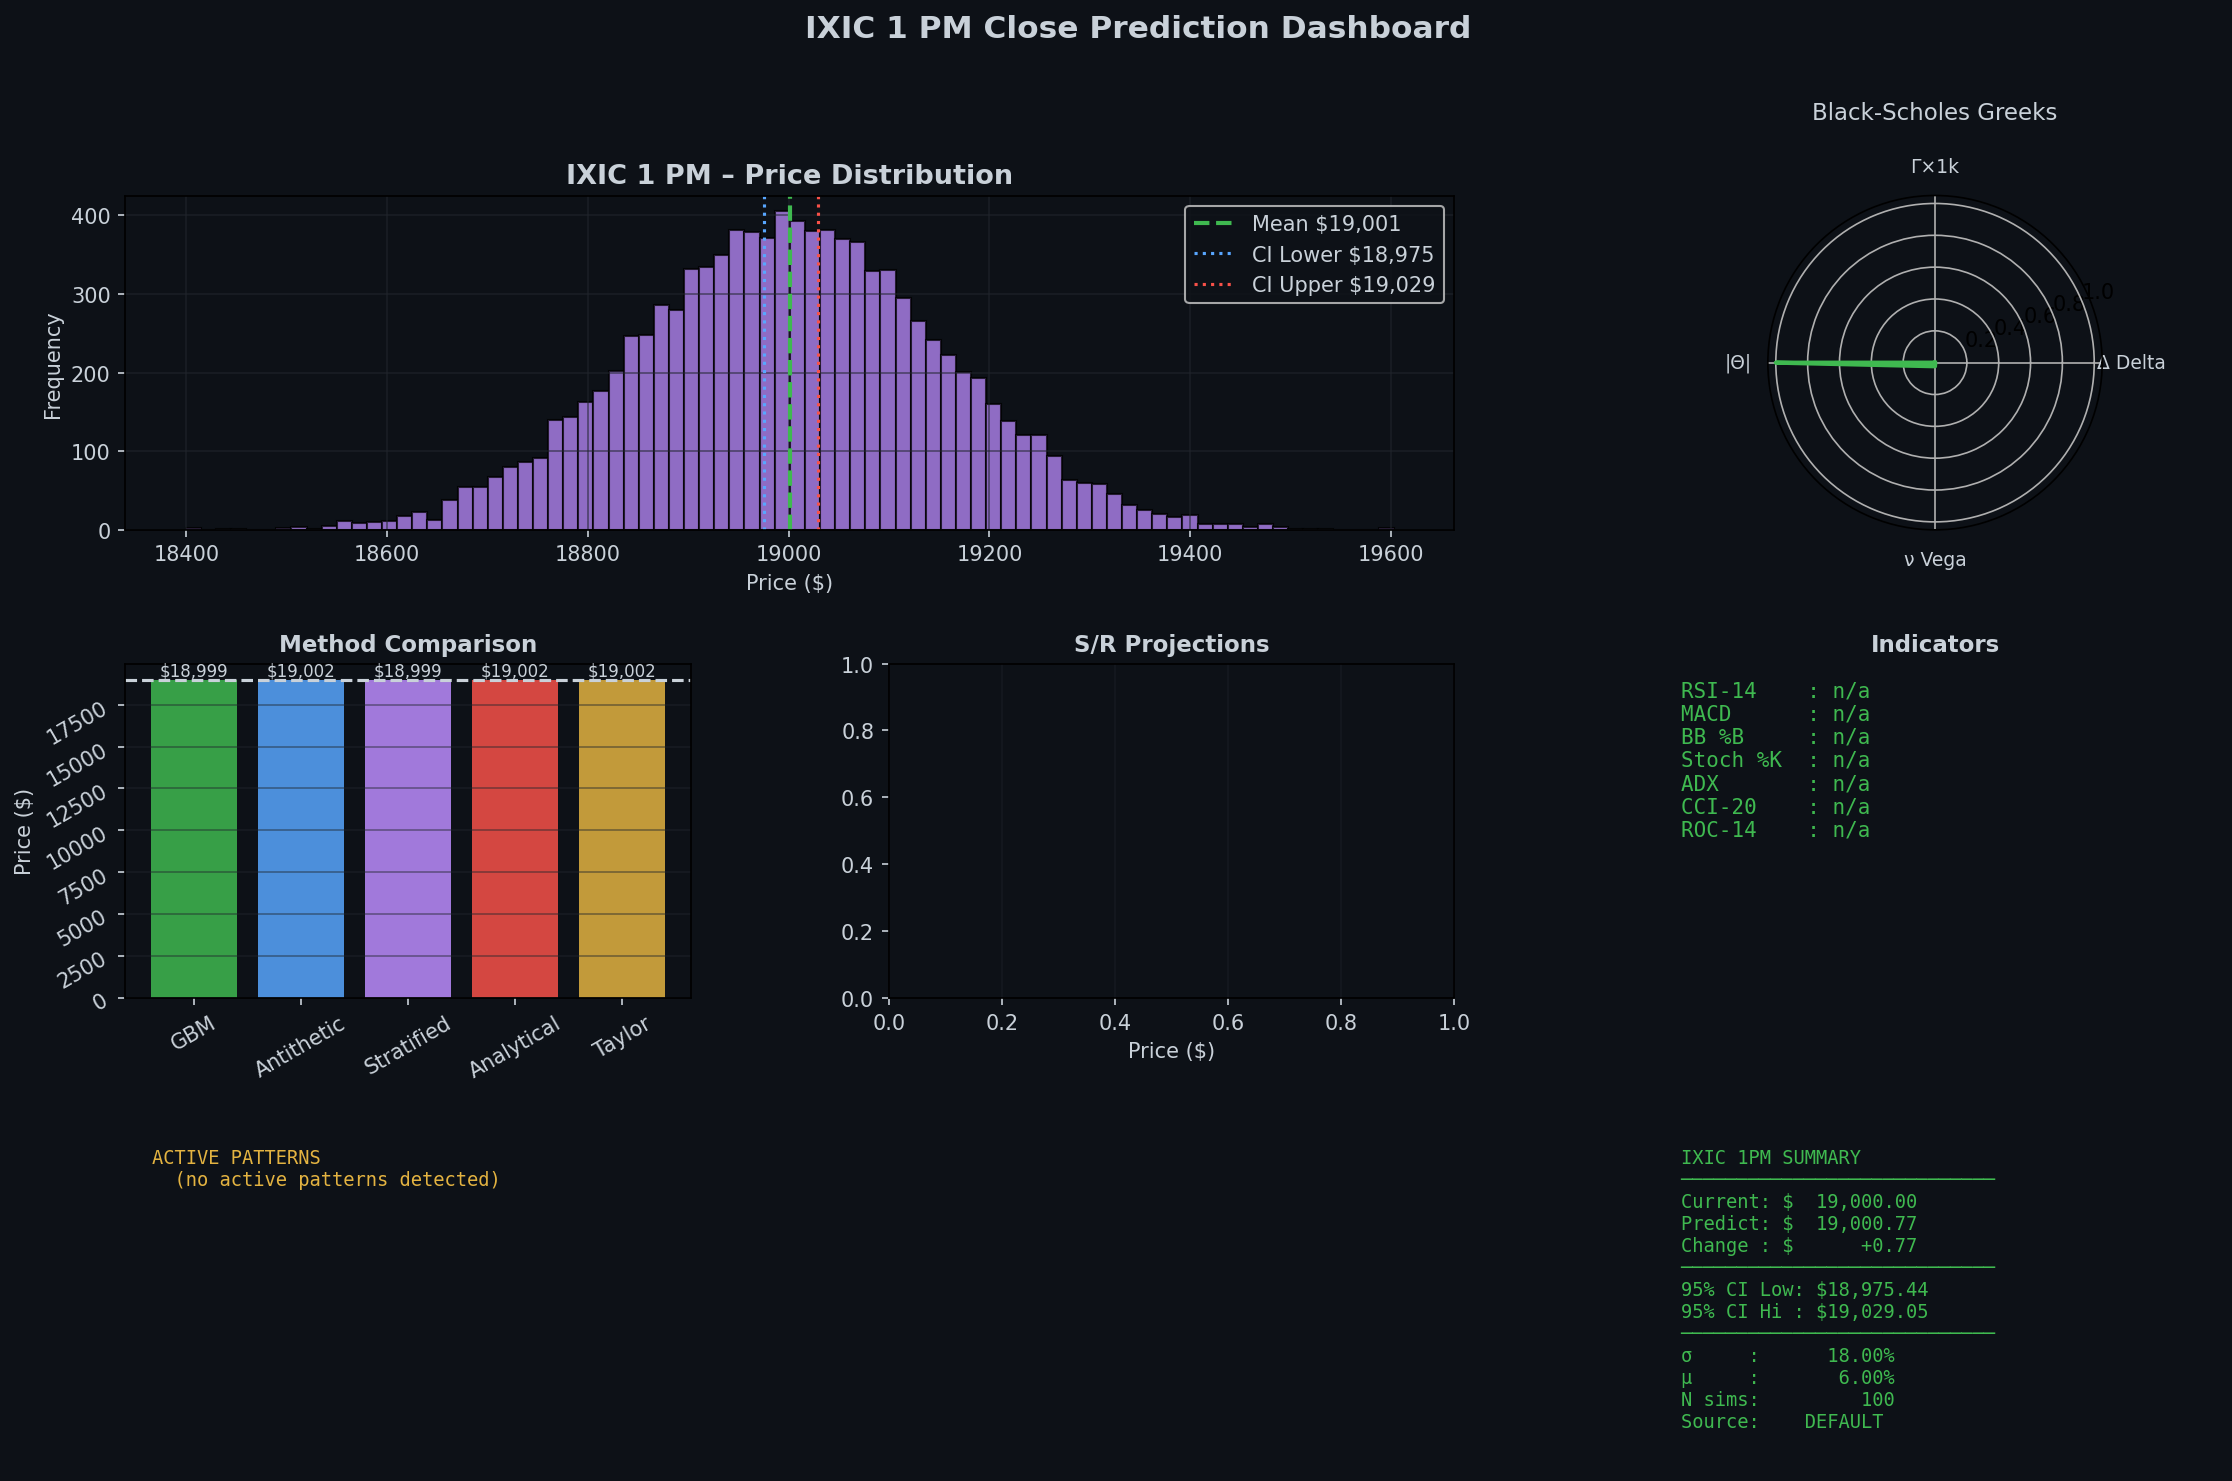

Here is the Python script that generated this plot:
#!/usr/bin/env python3
"""
IXIC 1 PM Close Prediction Engine
===================================
A comprehensive multi-method prediction system for the NASDAQ Composite Index
(^IXIC) 1 PM close price.  Extends the DJI 1 PM engine with full integration
of the repository-level shared infrastructure:

  yfinance/ops.py     – Router, ActionRegistry, DataStore (SQLite KV)
  yfinance/zones.py   – S/R zone classification (expansion, consolidation,
                         stochastic drift, vector curl, Frenet curvature,
                         Higuchi FD, differential-form zones)
  yfinance_chart/     – Active pattern overlays (OU reversion, GBM vol cluster,
                         Frenet inflection, geodesic SR, Higuchi regime,
                         exterior-derivative spike, harmonic XABCD, Elliott wave,
                         advanced candles, etc.)
  dbs/                – Persistent result cache (files.json + SQLite via DataStore)

Core mathematics (mirrored from dji_1pm_close):
  – Geometric Brownian Motion (GBM) with Itô's Lemma
  – Ornstein-Uhlenbeck mean-reversion
  – Fourier / spectral cycle analysis
  – Taylor-series price approximation
  – Numerical integration (Simpson, Gaussian quadrature, Romberg)
  – Black-Scholes PDE + Greeks
  – Monte Carlo (antithetic variates, control variates, stratified sampling)

Output:
  – Human-readable console report
  – ixic_1pm_prediction.png  (matplotlib dashboard)
  – prediction_results.json  (full integrated result)

Author: MajixAI
License: MIT
"""

# ============================================================================
# STDLIB / SCIENTIFIC STACK IMPORTS
# ============================================================================

import os
import sys
import json
import math
import cmath
import time
import functools
import itertools
import collections
import dataclasses
from typing import Dict, List, Optional, Tuple, Union, Callable, Any
from datetime import datetime, timedelta, timezone
from dataclasses import dataclass, field
from pathlib import Path

import numpy as np
from numpy import (
    exp, log, sqrt, sin, cos, pi, linspace, zeros, ones,
    cumsum, diff, random, meshgrid, gradient
)
from numpy import trapezoid as trapz
from numpy.linalg import norm, solve, inv, det, eig, cholesky
from numpy.fft import fft, ifft, fftfreq, fftshift
from numpy.polynomial import polynomial, chebyshev, legendre, hermite

import scipy
from scipy import stats, signal, integrate, interpolate, optimize, special
from scipy.stats import (
    norm as normal_dist, lognorm, t as t_dist, chi2, gamma, expon,
    kstest, jarque_bera, skew, kurtosis
)
from scipy.integrate import (
    quad, dblquad, tplquad, fixed_quad,
    romb, simpson, odeint, solve_ivp
)
from scipy.optimize import (
    minimize, minimize_scalar, brentq, newton, fsolve,
    curve_fit, least_squares, differential_evolution
)
from scipy.interpolate import (
    interp1d, UnivariateSpline, CubicSpline, BSpline,
    RectBivariateSpline, RegularGridInterpolator
)
from scipy.signal import (
    butter, filtfilt, welch, spectrogram, find_peaks,
    savgol_filter, detrend, hilbert
)
from scipy.special import (
    erf, erfc, gamma as gamma_func, factorial, comb,
    legendre as legendre_poly, hermite as hermite_poly,
    jv, yv, iv, kv
)
from scipy.linalg import (
    lu, qr, svd, schur, hessenberg, expm, logm, sqrtm
)

import sympy
from sympy import (
    Symbol, symbols, Function, Derivative, Integral,
    diff as sym_diff, integrate as sym_integrate,
    exp as sym_exp, log as sym_log, sqrt as sym_sqrt,
    sin as sym_sin, cos as sym_cos, tan as sym_tan,
    limit, series, summation, product, factorial as sym_factorial,
    oo, pi as sym_pi, E, I, Rational, simplify, expand, factor,
    solve as sym_solve, dsolve, solveset, linsolve, nonlinsolve,
    Matrix as SymMatrix, eye as sym_eye, zeros as sym_zeros,
    Eq, Ne, Lt, Le, Gt, Ge, And, Or, Not,
    lambdify, pprint, init_printing
)
from sympy.calculus.util import continuous_domain, minimum, maximum
from sympy.vector import CoordSys3D, divergence, curl, gradient as sym_gradient

from statistics import (
    mean, median, mode, stdev, variance,
    pstdev, pvariance, harmonic_mean, geometric_mean
)

import pandas as pd
from pandas import DataFrame, Series, Timestamp, DatetimeIndex

import matplotlib
matplotlib.use('Agg')
import matplotlib.pyplot as plt
from matplotlib import cm, colors
from matplotlib.gridspec import GridSpec
from mpl_toolkits.mplot3d import Axes3D

from numpy.random import (
    seed, rand, randn, randint, choice, shuffle,
    normal, uniform, exponential, poisson, binomial
)


# ============================================================================
# REPO-ROOT INTEGRATION LAYER
# ============================================================================
# Locate the repository root so that sibling packages (yfinance/, dbs/, etc.)
# are importable regardless of how this script is invoked.

_HERE = Path(__file__).resolve().parent          # ixic_1pm_close/
_REPO_ROOT = _HERE.parent                         # repo root
if str(_REPO_ROOT) not in sys.path:
    sys.path.insert(0, str(_REPO_ROOT))

# ── yfinance/ops – Router, ActionRegistry, DataStore ────────────────────────
try:
    from yfinance.ops import (
        Router as YFRouter,
        ActionRegistry as YFActionRegistry,
        DataStore as YFDataStore,
        NeuralBridge,
        download as yf_download,
        ticker as yf_ticker,
        ticker_history as yf_ticker_history,
    )
    _YF_OPS_AVAILABLE = True
except Exception:
    _YF_OPS_AVAILABLE = False

# ── yfinance/zones – S/R zone detection ─────────────────────────────────────
try:
    from yfinance.zones import (
        classify as zones_classify,
        classify_many as zones_classify_many,
        ZoneResult,
    )
    _ZONES_AVAILABLE = True
except Exception:
    _ZONES_AVAILABLE = False

# ── yfinance_chart – pattern detectors ──────────────────────────────────────
try:
    from yfinance_chart.lightweight_pattern_chart import (
        PatternOverlay,
        detect_ornstein_uhlenbeck_reversion,
        detect_brownian_volatility_cluster,
        detect_geodesic_sr,
        detect_higuchi_regime,
        detect_exterior_derivative_spike,
        detect_harmonic_patterns,
        detect_elliott_waves,
        build_extended_calculus_features,
    )
    _PATTERNS_AVAILABLE = True
except Exception:
    _PATTERNS_AVAILABLE = False

# ── dbs DataStore path ───────────────────────────────────────────────────────
_DBS_DIR = _REPO_ROOT / "dbs"
_DBS_DIR.mkdir(parents=True, exist_ok=True)


# ============================================================================
# CONFIGURATION
# ============================================================================

@dataclass
class MarketConfig:
    """Configuration parameters for the IXIC 1 PM prediction model."""
    ticker: str = "^IXIC"
    current_price: float = 19000.00   # NASDAQ Composite baseline
    target_time: str = "13:00"
    volatility: float = 0.18          # Slightly higher vol than DJIA
    drift: float = 0.06
    risk_free_rate: float = 0.045
    trading_days: int = 252
    minutes_per_day: int = 390
    simulations: int = 10000
    random_seed: Optional[int] = 42
    history_period: str = "60d"       # yfinance history for parameter estimation
    history_interval: str = "1d"


# ============================================================================
# OHLCV CALCULATOR
# ============================================================================

@dataclass
class OHLCVSnapshot:
    """Intraday OHLCV statistics derived from the history window."""
    open: float = float("nan")
    high: float = float("nan")
    low: float = float("nan")
    close: float = float("nan")
    volume: float = float("nan")
    vwap: float = float("nan")
    atr_14: float = float("nan")
    daily_range_pct: float = float("nan")
    prev_close: float = float("nan")
    gap_pct: float = float("nan")
    realized_vol_20d: float = float("nan")
    hist_drift_20d: float = float("nan")

    def to_dict(self) -> Dict:
        return dataclasses.asdict(self)


def _compute_ohlcv(df: pd.DataFrame) -> OHLCVSnapshot:
    """
    Derive OHLCV statistics from a yfinance-style history DataFrame.

    Expects columns: Open, High, Low, Close, Volume (title-case).
    """
    if df is None or df.empty or len(df) < 2:
        return OHLCVSnapshot()

    # Normalise column names
    df = df.copy()
    df.columns = [c.lower() for c in df.columns]

    closes = df["close"].dropna().to_numpy(dtype=float)
    if len(closes) < 2:
        return OHLCVSnapshot()

    last = df.iloc[-1]
    prev = df.iloc[-2]

    # ATR-14
    highs = df["high"].to_numpy(dtype=float)
    lows = df["low"].to_numpy(dtype=float)
    prev_closes = np.roll(closes, 1)
    prev_closes[0] = closes[0]
    tr = np.maximum(
        highs - lows,
        np.maximum(np.abs(highs - prev_closes), np.abs(lows - prev_closes))
    )
    atr_14 = float(np.mean(tr[-14:])) if len(tr) >= 14 else float(np.mean(tr))

    # VWAP (volume-weighted average close over window)
    volumes = df["volume"].to_numpy(dtype=float)
    vwap = float(np.average(closes, weights=np.maximum(volumes, 1e-9)))

    # Realized volatility (annualised) over last 20 days
    log_rets = np.diff(np.log(np.maximum(closes, 1e-10)))
    rv_window = min(20, len(log_rets))
    realized_vol = float(np.std(log_rets[-rv_window:], ddof=1)) * np.sqrt(252)

    # Drift (annualised) over last 20 days
    hist_drift = float(np.mean(log_rets[-rv_window:])) * 252

    return OHLCVSnapshot(
        open=float(last.get("open", float("nan"))),
        high=float(last.get("high", float("nan"))),
        low=float(last.get("low", float("nan"))),
        close=float(last.get("close", float("nan"))),
        volume=float(last.get("volume", float("nan"))),
        vwap=vwap,
        atr_14=atr_14,
        daily_range_pct=float((last["high"] - last["low"]) / max(last["close"], 1e-9)),
        prev_close=float(prev["close"]),
        gap_pct=float((last["open"] - prev["close"]) / max(prev["close"], 1e-9)),
        realized_vol_20d=realized_vol,
        hist_drift_20d=hist_drift,
    )


# ============================================================================
# TECHNICAL INDICATORS
# ============================================================================

@dataclass
class IndicatorSet:
    """Standard technical indicators computed from price history."""
    rsi_14: float = float("nan")
    macd_line: float = float("nan")
    macd_signal: float = float("nan")
    macd_histogram: float = float("nan")
    bb_upper: float = float("nan")
    bb_middle: float = float("nan")
    bb_lower: float = float("nan")
    bb_width: float = float("nan")
    bb_pct_b: float = float("nan")
    ema_9: float = float("nan")
    ema_21: float = float("nan")
    ema_50: float = float("nan")
    sma_200: float = float("nan")
    stoch_k: float = float("nan")
    stoch_d: float = float("nan")
    williams_r: float = float("nan")
    adx: float = float("nan")
    cci_20: float = float("nan")
    momentum_10: float = float("nan")
    rate_of_change_14: float = float("nan")

    def to_dict(self) -> Dict:
        return dataclasses.asdict(self)


def _ema(arr: np.ndarray, period: int) -> np.ndarray:
    """Exponential moving average."""
    alpha = 2.0 / (period + 1)
    out = np.empty_like(arr, dtype=float)
    out[0] = arr[0]
    for i in range(1, len(arr)):
        out[i] = alpha * arr[i] + (1 - alpha) * out[i - 1]
    return out


def _compute_indicators(df: pd.DataFrame) -> IndicatorSet:
    """
    Compute RSI, MACD, Bollinger Bands, EMA, Stochastic, Williams %R,
    ADX, CCI, Momentum, and Rate-of-Change from a history DataFrame.
    """
    if df is None or df.empty or len(df) < 30:
        return IndicatorSet()

    df = df.copy()
    df.columns = [c.lower() for c in df.columns]
    closes = df["close"].dropna().to_numpy(dtype=float)
    highs = df["high"].dropna().to_numpy(dtype=float)
    lows = df["low"].dropna().to_numpy(dtype=float)
    n = len(closes)

    # ── RSI-14 ──────────────────────────────────────────────────────────────
    rsi_14 = float("nan")
    if n >= 15:
        deltas = np.diff(closes)
        gains = np.where(deltas > 0, deltas, 0.0)
        losses = np.where(deltas < 0, -deltas, 0.0)
        avg_gain = float(np.mean(gains[:14]))
        avg_loss = float(np.mean(losses[:14]))
        for g, l in zip(gains[14:], losses[14:]):
            avg_gain = (avg_gain * 13 + g) / 14
            avg_loss = (avg_loss * 13 + l) / 14
        rs = avg_gain / max(avg_loss, 1e-12)
        rsi_14 = 100.0 - 100.0 / (1.0 + rs)

    # ── MACD (12, 26, 9) ─────────────────────────────────────────────────────
    macd_line = macd_signal = macd_hist = float("nan")
    if n >= 35:
        ema12 = _ema(closes, 12)
        ema26 = _ema(closes, 26)
        macd_arr = ema12 - ema26
        signal_arr = _ema(macd_arr, 9)
        macd_line = float(macd_arr[-1])
        macd_signal = float(signal_arr[-1])
        macd_hist = macd_line - macd_signal

    # ── Bollinger Bands (20, 2) ───────────────────────────────────────────────
    bb_upper = bb_middle = bb_lower = bb_width = bb_pct_b = float("nan")
    if n >= 20:
        sma20 = float(np.mean(closes[-20:]))
        std20 = float(np.std(closes[-20:], ddof=1))
        bb_middle = sma20
        bb_upper = sma20 + 2 * std20
        bb_lower = sma20 - 2 * std20
        bb_width = (bb_upper - bb_lower) / max(sma20, 1e-9)
        bb_pct_b = (closes[-1] - bb_lower) / max(bb_upper - bb_lower, 1e-9)

    # ── EMAs ─────────────────────────────────────────────────────────────────
    ema_9 = float(_ema(closes, 9)[-1]) if n >= 9 else float("nan")
    ema_21 = float(_ema(closes, 21)[-1]) if n >= 21 else float("nan")
    ema_50 = float(_ema(closes, 50)[-1]) if n >= 50 else float("nan")
    sma_200 = float(np.mean(closes[-200:])) if n >= 200 else float("nan")

    # ── Stochastic (14, 3) ───────────────────────────────────────────────────
    stoch_k = stoch_d = float("nan")
    if n >= 14:
        period_highs = np.array([np.max(highs[max(0, i - 14):i + 1]) for i in range(n)])
        period_lows = np.array([np.min(lows[max(0, i - 14):i + 1]) for i in range(n)])
        k_raw = 100 * (closes - period_lows) / np.maximum(period_highs - period_lows, 1e-9)
        k_smooth = np.array([float(np.mean(k_raw[max(0, i - 3):i + 1])) for i in range(n)])
        d_smooth = np.array([float(np.mean(k_smooth[max(0, i - 3):i + 1])) for i in range(n)])
        stoch_k = float(k_smooth[-1])
        stoch_d = float(d_smooth[-1])

    # ── Williams %R (14) ─────────────────────────────────────────────────────
    williams_r = float("nan")
    if n >= 14:
        h14 = float(np.max(highs[-14:]))
        l14 = float(np.min(lows[-14:]))
        williams_r = -100 * (h14 - closes[-1]) / max(h14 - l14, 1e-9)

    # ── ADX (14) ─────────────────────────────────────────────────────────────
    adx = float("nan")
    if n >= 28:
        prev_closes = np.roll(closes, 1)
        prev_closes[0] = closes[0]
        prev_highs = np.roll(highs, 1)
        prev_highs[0] = highs[0]
        prev_lows = np.roll(lows, 1)
        prev_lows[0] = lows[0]
        tr = np.maximum(
            highs - lows,
            np.maximum(np.abs(highs - prev_closes), np.abs(lows - prev_closes))
        )
        plus_dm = np.where(
            (highs - prev_highs) > (prev_lows - lows),
            np.maximum(highs - prev_highs, 0), 0
        )
        minus_dm = np.where(
            (prev_lows - lows) > (highs - prev_highs),
            np.maximum(prev_lows - lows, 0), 0
        )
        atr14 = np.array([float(np.mean(tr[max(0, i - 14):i + 1])) for i in range(n)])
        plus_di = 100 * np.array([
            float(np.mean(plus_dm[max(0, i - 14):i + 1])) for i in range(n)
        ]) / np.maximum(atr14, 1e-9)
        minus_di = 100 * np.array([
            float(np.mean(minus_dm[max(0, i - 14):i + 1])) for i in range(n)
        ]) / np.maximum(atr14, 1e-9)
        dx = 100 * np.abs(plus_di - minus_di) / np.maximum(plus_di + minus_di, 1e-9)
        adx = float(np.mean(dx[-14:]))

    # ── CCI-20 ───────────────────────────────────────────────────────────────
    cci_20 = float("nan")
    if n >= 20:
        typical = (highs + lows + closes) / 3.0
        sma_tp = float(np.mean(typical[-20:]))
        mean_dev = float(np.mean(np.abs(typical[-20:] - sma_tp)))
        cci_20 = (typical[-1] - sma_tp) / max(0.015 * mean_dev, 1e-9)

    # ── Momentum-10 & ROC-14 ─────────────────────────────────────────────────
    momentum_10 = float(closes[-1] - closes[-11]) if n >= 11 else float("nan")
    roc_14 = float(100 * (closes[-1] - closes[-15]) / max(closes[-15], 1e-9)) if n >= 15 else float("nan")

    return IndicatorSet(
        rsi_14=rsi_14,
        macd_line=macd_line,
        macd_signal=macd_signal,
        macd_histogram=macd_hist,
        bb_upper=bb_upper,
        bb_middle=bb_middle,
        bb_lower=bb_lower,
        bb_width=bb_width,
        bb_pct_b=bb_pct_b,
        ema_9=ema_9,
        ema_21=ema_21,
        ema_50=ema_50,
        sma_200=sma_200,
        stoch_k=stoch_k,
        stoch_d=stoch_d,
        williams_r=williams_r,
        adx=adx,
        cci_20=cci_20,
        momentum_10=momentum_10,
        rate_of_change_14=roc_14,
    )


# ============================================================================
# S/R PROJECTIONS (from zones + price levels)
# ============================================================================

@dataclass
class SRLevel:
    label: str
    price: float
    source: str        # "pivot", "bb", "atr_band", "zone", "fib"
    strength: float    # 0-1 normalised

    def to_dict(self) -> Dict:
        return dataclasses.asdict(self)


def _compute_sr_levels(
    ohlcv: OHLCVSnapshot,
    indicators: IndicatorSet,
    zone_result: Optional[Any] = None,
) -> List[SRLevel]:
    """
    Produce support / resistance level projections from multiple sources:
      1. Classic floor-trader pivot points (PP, R1-R3, S1-S3)
      2. Bollinger Band rails
      3. ATR-based volatility bands
      4. Zone classification flags (expansion / consolidation boundaries)
      5. Fibonacci retracement levels (38.2%, 50%, 61.8%) from recent range
    """
    levels: List[SRLevel] = []

    H = ohlcv.high
    L = ohlcv.low
    C = ohlcv.prev_close
    if any(math.isnan(x) for x in [H, L, C]):
        return levels

    # ── 1. Pivot Points ──────────────────────────────────────────────────────
    PP = (H + L + C) / 3.0
    R1 = 2 * PP - L
    R2 = PP + (H - L)
    R3 = H + 2 * (PP - L)
    S1 = 2 * PP - H
    S2 = PP - (H - L)
    S3 = L - 2 * (H - PP)
    for lbl, price in [
        ("PP", PP), ("R1", R1), ("R2", R2), ("R3", R3),
        ("S1", S1), ("S2", S2), ("S3", S3)
    ]:
        strength = 0.9 if lbl == "PP" else 0.7 if lbl.startswith("R1") or lbl.startswith("S1") else 0.5
        levels.append(SRLevel(lbl, round(price, 2), "pivot", strength))

    # ── 2. Bollinger Bands ────────────────────────────────────────────────────
    if not math.isnan(indicators.bb_upper):
        levels.append(SRLevel("BB_upper", round(indicators.bb_upper, 2), "bb", 0.65))
        levels.append(SRLevel("BB_mid",   round(indicators.bb_middle, 2), "bb", 0.55))
        levels.append(SRLevel("BB_lower", round(indicators.bb_lower, 2), "bb", 0.65))

    # ── 3. ATR Bands ─────────────────────────────────────────────────────────
    if not math.isnan(ohlcv.atr_14) and not math.isnan(ohlcv.close):
        atr = ohlcv.atr_14
        for mult, lbl, suf in [(1.0, "ATR+1", "atr_band"), (2.0, "ATR+2", "atr_band"),
                                (-1.0, "ATR-1", "atr_band"), (-2.0, "ATR-2", "atr_band")]:
            levels.append(SRLevel(lbl, round(ohlcv.close + mult * atr, 2), suf, 0.60))

    # ── 4. Fibonacci retracement from last-session range ─────────────────────
    rng = H - L
    for ratio, lbl in [(0.236, "Fib23.6"), (0.382, "Fib38.2"),
                       (0.500, "Fib50.0"), (0.618, "Fib61.8"), (0.786, "Fib78.6")]:
        fib_price = L + ratio * rng
        strength = 0.75 if ratio in (0.382, 0.618) else 0.60
        levels.append(SRLevel(lbl, round(fib_price, 2), "fib", strength))

    # ── 5. Zone-derived S/R (expansion boundary) ──────────────────────────────
    if zone_result is not None and not math.isnan(ohlcv.atr_14):
        if getattr(zone_result, "expansion", False):
            atr = ohlcv.atr_14
            levels.append(SRLevel("ZoneExpR", round(ohlcv.close + 1.5 * atr, 2), "zone", 0.70))
            levels.append(SRLevel("ZoneExpS", round(ohlcv.close - 1.5 * atr, 2), "zone", 0.70))
        if getattr(zone_result, "consolidation", False):
            levels.append(SRLevel("ZoneConsoR", round(ohlcv.close + 0.5 * ohlcv.atr_14, 2), "zone", 0.55))
            levels.append(SRLevel("ZoneConsoS", round(ohlcv.close - 0.5 * ohlcv.atr_14, 2), "zone", 0.55))

    return sorted(levels, key=lambda s: s.price)


# ============================================================================
# CALCULUS ENGINE (identical to DJI; parametrised for any index)
# ============================================================================

class CalculusEngine:
    """Advanced calculus operations for financial modelling via SymPy."""

    def __init__(self):
        self.t, self.S, self.sigma, self.mu, self.r = symbols(
            't S sigma mu r', positive=True, real=True
        )
        self.W = Symbol('W')

    def taylor_expansion_price(self, S0: float, dS: float, order: int = 4) -> float:
        S = self.S
        f = sym_log(S)
        coefficients = []
        for n in range(order + 1):
            deriv_n = sym_diff(f, S, n)
            coeff = deriv_n.subs(S, S0) / sym_factorial(n)
            coefficients.append(float(coeff) * (dS ** n))
        log_price_approx = sum(coefficients)
        return float(sym_exp(log_price_approx))

    def ito_lemma_application(self, S0: float, dt: float, dW: float,
                               mu_val: float, sigma_val: float) -> Dict:
        S = self.S
        f = sym_log(S)
        df_dS = sym_diff(f, S)
        d2f_dS2 = sym_diff(f, S, 2)
        drift_coeff = mu_val - 0.5 * sigma_val ** 2
        diffusion_coeff = sigma_val
        d_log_S = drift_coeff * dt + diffusion_coeff * dW
        new_log_S = np.log(S0) + d_log_S
        new_S = np.exp(new_log_S)
        return {
            'df_dS': str(df_dS),
            'd2f_dS2': str(d2f_dS2),
            'drift_term': drift_coeff * dt,
            'diffusion_term': diffusion_coeff * dW,
            'd_log_S': d_log_S,
            'new_price': new_S,
            'price_change': new_S - S0
        }

    def black_scholes_pde(self, S0: float, K: float, T: float,
                           r: float, sigma: float) -> Dict:
        d1 = (np.log(S0 / K) + (r + 0.5 * sigma ** 2) * T) / (sigma * np.sqrt(T))
        d2 = d1 - sigma * np.sqrt(T)
        N = normal_dist.cdf
        call_price = S0 * N(d1) - K * np.exp(-r * T) * N(d2)
        delta = N(d1)
        gamma = normal_dist.pdf(d1) / (S0 * sigma * np.sqrt(T))
        theta = (-S0 * normal_dist.pdf(d1) * sigma / (2 * np.sqrt(T))
                 - r * K * np.exp(-r * T) * N(d2))
        vega = S0 * np.sqrt(T) * normal_dist.pdf(d1)
        return {
            'd1': d1, 'd2': d2,
            'call_price': call_price,
            'delta': delta, 'gamma': gamma, 'theta': theta, 'vega': vega
        }


# ============================================================================
# STOCHASTIC PROCESSES
# ============================================================================

class StochasticProcesses:
    def __init__(self, config: MarketConfig):
        self.config = config
        if config.random_seed is not None:
            np.random.seed(config.random_seed)

    def geometric_brownian_motion(self, S0: float, T: float, steps: int) -> np.ndarray:
        dt = T / steps
        mu, sigma = self.config.drift, self.config.volatility
        dW = np.random.normal(0, np.sqrt(dt), steps)
        W = np.cumsum(dW)
        W = np.insert(W, 0, 0)
        t = np.linspace(0, T, steps + 1)
        S = S0 * np.exp((mu - 0.5 * sigma ** 2) * t + sigma * W)
        return S

    def ornstein_uhlenbeck_process(self, S0: float, theta: float,
                                    mu_eq: float, sigma: float,
                                    T: float, steps: int) -> np.ndarray:
        dt = T / steps
        S = np.zeros(steps + 1)
        S[0] = S0
        for i in range(steps):
            dW = np.random.normal(0, np.sqrt(dt))
            S[i + 1] = S[i] + theta * (mu_eq - S[i]) * dt + sigma * dW
        return S

    def jump_diffusion_merton(self, S0: float, T: float, steps: int,
                               lambda_j: float = 0.1,
                               mu_j: float = 0.0,
                               sigma_j: float = 0.1) -> np.ndarray:
        dt = T / steps
        mu, sigma = self.config.drift, self.config.volatility
        kappa = np.exp(mu_j + 0.5 * sigma_j ** 2) - 1
        S = np.zeros(steps + 1)
        S[0] = S0
        for i in range(steps):
            dW = np.random.normal(0, np.sqrt(dt))
            n_jumps = np.random.poisson(lambda_j * dt)
            J = float(np.sum(np.exp(np.random.normal(mu_j, sigma_j, n_jumps)) - 1)) if n_jumps > 0 else 0.0
            dS = S[i] * ((mu - lambda_j * kappa) * dt + sigma * dW + J)
            S[i + 1] = S[i] + dS
        return S


# ============================================================================
# NUMERICAL INTEGRATION
# ============================================================================

class NumericalIntegration:
    @staticmethod
    def simpsons_rule(f: Callable, a: float, b: float, n: int) -> float:
        if n % 2 == 1:
            n += 1
        h = (b - a) / n
        x = np.linspace(a, b, n + 1)
        y = np.array([f(xi) for xi in x])
        weights = np.ones(n + 1)
        weights[1:-1:2] = 4
        weights[2:-1:2] = 2
        return h / 3 * np.sum(weights * y)

    @staticmethod
    def gaussian_quadrature(f: Callable, a: float, b: float, n: int = 5) -> float:
        nodes, weights = np.polynomial.legendre.leggauss(n)
        x = 0.5 * (b - a) * nodes + 0.5 * (a + b)
        w = 0.5 * (b - a) * weights
        return float(np.sum(w * np.array([f(xi) for xi in x])))

    @staticmethod
    def romberg_integration(f: Callable, a: float, b: float, tol: float = 1e-10) -> float:
        result, _ = quad(f, a, b, epsabs=tol, epsrel=tol)
        return result


# ============================================================================
# FOURIER ANALYSIS
# ============================================================================

class FourierAnalysis:
    @staticmethod
    def compute_spectrum(prices: np.ndarray, sample_rate: float = 1.0) -> Tuple[np.ndarray, np.ndarray]:
        n = len(prices)
        detrended = prices - np.linspace(prices[0], prices[-1], n)
        window = np.hanning(n)
        windowed = detrended * window
        spectrum = np.fft.fft(windowed)
        frequencies = np.fft.fftfreq(n, 1 / sample_rate)
        power = np.abs(spectrum[:n // 2]) ** 2
        freqs = frequencies[:n // 2]
        return freqs, power

    @staticmethod
    def extract_dominant_cycles(prices: np.ndarray, n_cycles: int = 3) -> List[Dict]:
        freqs, power = FourierAnalysis.compute_spectrum(prices)
        peaks, _ = find_peaks(power, height=np.max(power) * 0.1)
        sorted_indices = np.argsort(power[peaks])[::-1][:n_cycles]
        dominant_peaks = peaks[sorted_indices]
        cycles = []
        for idx in dominant_peaks:
            if freqs[idx] > 0:
                period = 1 / freqs[idx]
                cycles.append({'frequency': freqs[idx], 'period_minutes': period, 'power': power[idx]})
        return cycles


# ============================================================================
# MONTE CARLO ENGINE
# ============================================================================

class MonteCarloEngine:
    def __init__(self, config: MarketConfig):
        self.config = config
        if config.random_seed is not None:
            np.random.seed(config.random_seed)

    def antithetic_variates(self, S0: float, T: float, n_sims: int) -> np.ndarray:
        mu, sigma = self.config.drift, self.config.volatility
        Z = np.random.normal(0, 1, n_sims // 2)
        S_pos = S0 * np.exp((mu - 0.5 * sigma ** 2) * T + sigma * np.sqrt(T) * Z)
        S_neg = S0 * np.exp((mu - 0.5 * sigma ** 2) * T + sigma * np.sqrt(T) * (-Z))
        return np.concatenate([S_pos, S_neg])

    def control_variates(self, S0: float, T: float, n_sims: int) -> Tuple[float, float]:
        mu, sigma = self.config.drift, self.config.volatility
        Z = np.random.normal(0, 1, n_sims)
        S_T = S0 * np.exp((mu - 0.5 * sigma ** 2) * T + sigma * np.sqrt(T) * Z)
        E_control = S0 * np.exp(mu * T)
        control = S_T - E_control
        cov_matrix = np.cov(S_T, control)
        cov_YC = cov_matrix[0, 1]
        var_C = cov_matrix[1, 1]
        c_star = cov_YC / var_C if var_C > 0 else 0
        adjusted = S_T - c_star * control
        return float(np.mean(adjusted)), float(np.std(adjusted) / np.sqrt(n_sims))

    def stratified_sampling(self, S0: float, T: float, n_sims: int, n_strata: int = 10) -> np.ndarray:
        mu, sigma = self.config.drift, self.config.volatility
        samples_per_stratum = n_sims // n_strata
        S_T = np.zeros(n_sims)
        for i in range(n_strata):
            u = np.random.uniform(i / n_strata, (i + 1) / n_strata, samples_per_stratum)
            Z = normal_dist.ppf(u)
            start_idx = i * samples_per_stratum
            S_T[start_idx:start_idx + samples_per_stratum] = S0 * np.exp(
                (mu - 0.5 * sigma ** 2) * T + sigma * np.sqrt(T) * Z
            )
        return S_T


# ============================================================================
# ACTIVE PATTERNS (via yfinance_chart integration)
# ============================================================================

def _collect_active_patterns(df_lower: pd.DataFrame) -> List[Dict]:
    """
    Run all available pattern detectors from yfinance_chart and return
    the most recent active overlay for each family as a plain dict list.

    *df_lower* must have lowercase columns: open, high, low, close, volume.
    """
    if not _PATTERNS_AVAILABLE or df_lower is None or df_lower.empty:
        return []

    active: List[Dict] = []

    detectors = [
        ("ou_reversion",       detect_ornstein_uhlenbeck_reversion),
        ("brownian_vol",       detect_brownian_volatility_cluster),
        ("geodesic_sr",        detect_geodesic_sr),
        ("higuchi_regime",     detect_higuchi_regime),
        ("exterior_deriv",     detect_exterior_derivative_spike),
        ("harmonic",           detect_harmonic_patterns),
        ("elliott_wave",       detect_elliott_waves),
    ]

    for family, fn in detectors:
        try:
            overlays = fn(df_lower)
            if overlays:
                # Take the most recently ending overlay
                latest = max(overlays, key=lambda o: o.end_idx)
                active.append({
                    "family": family,
                    "name": latest.name,
                    "start_idx": latest.start_idx,
                    "end_idx": latest.end_idx,
                    "upper": round(latest.upper_end, 4),
                    "lower": round(latest.lower_end, 4),
                    "score": round(latest.score, 4),
                    "color": latest.color,
                })
        except Exception:
            pass

    # Extended calculus features if available
    try:
        ext = build_extended_calculus_features(df_lower)
        if ext:
            active.append({"family": "extended_calculus", "features": ext})
    except Exception:
        pass

    return active


# ============================================================================
# INTEGRATED RESULT CONTAINER
# ============================================================================

@dataclass
class IXICPredictionResult:
    """
    Unified prediction result combining all subsystems into a single object.

    Fields
    ------
    timestamp           ISO-8601 generation time
    ticker              Always "^IXIC"
    ohlcv               OHLCV snapshot from live data (or defaults)
    indicators          Technical indicator set
    sr_levels           Support / resistance level projections
    zone                Zone classification result dict (from yfinance/zones)
    active_patterns     List of active pattern overlays
    gbm                 GBM Monte Carlo statistics
    antithetic          Antithetic-variates MC statistics
    stratified          Stratified-sampling MC statistics
    integration         Analytical / numerical integration expected value
    black_scholes       Black-Scholes PDE + Greeks
    ito_lemma           Itô's Lemma price-change decomposition
    taylor_expansion    Taylor-series price approximation
    confidence_interval 95 % CI around antithetic-variates mean
    combined_prediction Weighted ensemble prediction
    dominant_cycles     Top Fourier cycles (period in bars)
    data_source         "live" | "default"
    """
    timestamp: str = ""
    ticker: str = "^IXIC"
    ohlcv: Dict = field(default_factory=dict)
    indicators: Dict = field(default_factory=dict)
    sr_levels: List[Dict] = field(default_factory=list)
    zone: Dict = field(default_factory=dict)
    active_patterns: List[Dict] = field(default_factory=list)
    gbm: Dict = field(default_factory=dict)
    antithetic: Dict = field(default_factory=dict)
    stratified: Dict = field(default_factory=dict)
    integration: Dict = field(default_factory=dict)
    black_scholes: Dict = field(default_factory=dict)
    ito_lemma: Dict = field(default_factory=dict)
    taylor_expansion: Dict = field(default_factory=dict)
    confidence_interval: Dict = field(default_factory=dict)
    combined_prediction: Dict = field(default_factory=dict)
    dominant_cycles: List[Dict] = field(default_factory=list)
    data_source: str = "default"

    def to_dict(self) -> Dict:
        return dataclasses.asdict(self)


# ============================================================================
# MAIN PREDICTION ENGINE
# ============================================================================

class IXIC1PMPredictor:
    """
    Orchestrator for the IXIC 1 PM close prediction.

    Workflow
    --------
    1.  Fetch real IXIC history via yfinance/ops (fallback to config defaults).
    2.  Compute OHLCV snapshot and update model parameters.
    3.  Run zone classification (S/R zones).
    4.  Collect active pattern overlays.
    5.  Run stochastic / calculus simulations.
    6.  Compute technical indicators.
    7.  Assemble unified IXICPredictionResult.
    8.  Persist to dbs/ via DataStore.
    """

    def __init__(self, config: MarketConfig):
        self.config = config
        self.calculus = CalculusEngine()
        self.integration = NumericalIntegration()
        self.fourier = FourierAnalysis()

    # ── Data acquisition ────────────────────────────────────────────────────

    def _fetch_history(self) -> Optional[pd.DataFrame]:
        """Attempt to download IXIC history; return None on any failure."""
        if not _YF_OPS_AVAILABLE:
            return None
        try:
            df = yf_ticker_history(
                self.config.ticker,
                period=self.config.history_period,
                interval=self.config.history_interval,
            )
            if df is None or df.empty:
                return None
            return df
        except Exception:
            return None

    def _seed_config_from_history(self, df: pd.DataFrame) -> None:
        """Update drift & volatility from realised history."""
        if df is None or df.empty:
            return
        df_c = df.copy()
        df_c.columns = [c.lower() for c in df_c.columns]
        closes = df_c["close"].dropna().to_numpy(dtype=float)
        if len(closes) < 10:
            return
        log_rets = np.diff(np.log(np.maximum(closes, 1e-10)))
        window = min(20, len(log_rets))
        self.config.volatility = max(
            float(np.std(log_rets[-window:], ddof=1)) * np.sqrt(252),
            0.001
        )
        self.config.drift = float(np.mean(log_rets[-window:])) * 252
        self.config.current_price = float(closes[-1])

    # ── Time helpers ─────────────────────────────────────────────────────────

    def _compute_time_to_target(self) -> float:
        now = datetime.now()
        market_open = now.replace(hour=9, minute=30, second=0, microsecond=0)
        target_time = now.replace(hour=13, minute=0, second=0, microsecond=0)
        if now < market_open:
            minutes_from_open = 0.0
        else:
            minutes_from_open = (now - market_open).total_seconds() / 60.0
        minutes_to_1pm = max(0.0, (target_time - now).total_seconds() / 60.0)
        T = minutes_to_1pm / (self.config.trading_days * self.config.minutes_per_day)
        return T

    # ── Stochastic + calculus core ─────────────────────────────────────────

    def _run_simulations(self, S0: float, T: float) -> Dict:
        if T <= 0:
            T = 207.0 / (self.config.trading_days * self.config.minutes_per_day)

        n_sims = self.config.simulations

        # Re-seed for reproducibility
        if self.config.random_seed is not None:
            np.random.seed(self.config.random_seed)

        stochastic = StochasticProcesses(self.config)
        mc = MonteCarloEngine(self.config)

        # GBM
        gbm_paths = np.array([
            stochastic.geometric_brownian_motion(S0, T, 100)[-1]
            for _ in range(n_sims)
        ])
        gbm = {'mean': float(np.mean(gbm_paths)),
               'std': float(np.std(gbm_paths)),
               'p5': float(np.percentile(gbm_paths, 5)),
               'p95': float(np.percentile(gbm_paths, 95))}

        # Antithetic variates
        av_prices = mc.antithetic_variates(S0, T, n_sims)
        antithetic = {
            'mean': float(np.mean(av_prices)),
            'std': float(np.std(av_prices)),
            'variance_reduction': float(np.var(gbm_paths) / max(np.var(av_prices), 1e-12))
        }

        # Stratified sampling
        strat_prices = mc.stratified_sampling(S0, T, n_sims)
        stratified = {'mean': float(np.mean(strat_prices)), 'std': float(np.std(strat_prices))}

        # Black-Scholes Greeks
        K = S0
        bs_result = self.calculus.black_scholes_pde(
            S0, K, T, self.config.risk_free_rate, self.config.volatility
        )

        # Itô's Lemma
        ito_result = self.calculus.ito_lemma_application(
            S0, T, 0.0, self.config.drift, self.config.volatility
        )

        # Taylor expansion
        expected_dS = S0 * self.config.drift * T
        taylor_price = self.calculus.taylor_expansion_price(S0, expected_dS, order=4)
        taylor = {'price': taylor_price, 'expected_drift': expected_dS}

        # Analytical expected value
        mu, sigma = self.config.drift, self.config.volatility
        E_S = S0 * np.exp(mu * T)
        m = np.log(S0) + (mu - 0.5 * sigma ** 2) * T
        s = sigma * np.sqrt(T)
        integration = {'analytical_expected': float(E_S), 'log_mean': float(m), 'log_std': float(s)}

        # 95 % CI
        z_95 = normal_dist.ppf(0.975)
        ci_std = float(np.std(av_prices) / np.sqrt(n_sims))
        ci = {
            'mean': float(np.mean(av_prices)),
            'ci_95_lower': float(np.mean(av_prices) - z_95 * ci_std),
            'ci_95_upper': float(np.mean(av_prices) + z_95 * ci_std),
        }

        # Combined (weighted ensemble)
        predictions = [gbm['mean'], antithetic['mean'], stratified['mean'], integration['analytical_expected']]
        combined = {
            'mean': float(np.mean(predictions)),
            'std': float(np.std(predictions)),
            'methods_used': 4
        }

        return {
            'gbm': gbm,
            'antithetic': antithetic,
            'stratified': stratified,
            'black_scholes': bs_result,
            'ito_lemma': ito_result,
            'taylor_expansion': taylor,
            'integration': integration,
            'confidence_interval': ci,
            'combined_prediction': combined,
        }

    # ── Main orchestration ────────────────────────────────────────────────

    def predict(self) -> IXICPredictionResult:
        result = IXICPredictionResult(
            timestamp=datetime.now(timezone.utc).isoformat().replace("+00:00", "Z"),
            ticker=self.config.ticker,
        )

        # 1. Fetch live data
        df = self._fetch_history()
        if df is not None and not df.empty:
            self._seed_config_from_history(df)
            result.data_source = "live"
        else:
            result.data_source = "default"

        # Normalise DataFrame for downstream use
        df_lower: Optional[pd.DataFrame] = None
        if df is not None and not df.empty:
            df_lower = df.copy()
            df_lower.columns = [c.lower() for c in df_lower.columns]

        S0 = self.config.current_price
        T = self._compute_time_to_target()

        # 2. OHLCV snapshot
        ohlcv = _compute_ohlcv(df) if df is not None else OHLCVSnapshot()
        result.ohlcv = ohlcv.to_dict()

        # 3. Technical indicators
        indicators = _compute_indicators(df) if df is not None else IndicatorSet()
        result.indicators = indicators.to_dict()

        # 4. Zone classification (S/R)
        zone_result = None
        if _ZONES_AVAILABLE and df is not None:
            try:
                zone_result = zones_classify(self.config.ticker, df)
                result.zone = zone_result.to_dict()
            except Exception:
                result.zone = {}
        else:
            result.zone = {}

        # 5. S/R level projections
        sr_levels = _compute_sr_levels(ohlcv, indicators, zone_result)
        result.sr_levels = [lvl.to_dict() for lvl in sr_levels]

        # 6. Active pattern overlays
        result.active_patterns = _collect_active_patterns(df_lower)

        # 7. Dominant cycles (Fourier)
        if df_lower is not None and len(df_lower) >= 20:
            closes = df_lower["close"].dropna().to_numpy(dtype=float)
            try:
                result.dominant_cycles = self.fourier.extract_dominant_cycles(closes, n_cycles=3)
                # Convert numpy floats for JSON serialisation
                for cyc in result.dominant_cycles:
                    for k in cyc:
                        cyc[k] = float(cyc[k])
            except Exception:
                result.dominant_cycles = []

        # 8. Stochastic / calculus simulations
        sim = self._run_simulations(S0, T)
        result.gbm = sim['gbm']
        result.antithetic = sim['antithetic']
        result.stratified = sim['stratified']
        result.black_scholes = sim['black_scholes']
        result.ito_lemma = sim['ito_lemma']
        result.taylor_expansion = sim['taylor_expansion']
        result.integration = sim['integration']
        result.confidence_interval = sim['confidence_interval']
        result.combined_prediction = sim['combined_prediction']

        # 9. Persist to dbs/ via DataStore
        self._persist(result)

        return result

    def _persist(self, result: IXICPredictionResult) -> None:
        """Write result to dbs/ DataStore and update dbs/files.json manifest."""
        if not _YF_OPS_AVAILABLE:
            return
        try:
            store = YFDataStore(db_path=str(_DBS_DIR / "ixic_1pm.db"))
            key = f"ixic_1pm_{result.timestamp}"
            store.set(key, json.dumps(result.to_dict(), default=str))
        except Exception:
            pass

        # Update dbs/files.json manifest
        manifest_path = _DBS_DIR / "files.json"
        try:
            manifest = json.loads(manifest_path.read_text()) if manifest_path.exists() else {"files": []}
            fname = "ixic_1pm.db"
            if fname not in manifest.get("files", []):
                manifest.setdefault("files", []).append(fname)
            manifest_path.write_text(json.dumps(manifest, indent=2))
        except Exception:
            pass

    # ── Report generation ─────────────────────────────────────────────────

    def generate_report(self, result: IXICPredictionResult) -> str:
        lines = []
        sep = "=" * 72
        lines += [sep, "      IXIC (^IXIC) 1 PM CLOSE PREDICTION REPORT",
                  "      Advanced Calculus, Stochastic & Integrated Systems",
                  sep]
        lines.append(f"\nData Source  : {result.data_source.upper()}")
        lines.append(f"Generated    : {result.timestamp}")
        lines.append(f"Current Price: ${self.config.current_price:>14,.2f}")
        lines.append(f"Volatility σ : {self.config.volatility * 100:>12.2f}%")
        lines.append(f"Drift μ      : {self.config.drift * 100:>12.2f}%")
        lines.append(f"Simulations  : {self.config.simulations:>13,}")

        # ── OHLCV ──────────────────────────────────────────────────────────
        lines += ["\n" + "-" * 72, "OHLCV SNAPSHOT", "-" * 72]
        o = result.ohlcv
        for lbl, key in [("Open", "open"), ("High", "high"), ("Low", "low"),
                          ("Close", "close"), ("VWAP", "vwap"),
                          ("ATR-14", "atr_14"), ("RVol-20d", "realized_vol_20d")]:
            val = o.get(key)
            if val is not None and not (isinstance(val, float) and math.isnan(val)):
                lines.append(f"  {lbl:<12}: {val:>14,.4f}")

        # ── Indicators ─────────────────────────────────────────────────────
        lines += ["\n" + "-" * 72, "TECHNICAL INDICATORS", "-" * 72]
        ind = result.indicators
        for lbl, key in [
            ("RSI-14", "rsi_14"), ("MACD", "macd_line"), ("MACD Sig", "macd_signal"),
            ("BB %B", "bb_pct_b"), ("BB Width", "bb_width"),
            ("EMA-9", "ema_9"), ("EMA-21", "ema_21"), ("EMA-50", "ema_50"),
            ("SMA-200", "sma_200"), ("Stoch %K", "stoch_k"), ("Stoch %D", "stoch_d"),
            ("Williams %R", "williams_r"), ("ADX", "adx"), ("CCI-20", "cci_20"),
            ("ROC-14", "rate_of_change_14"),
        ]:
            val = ind.get(key)
            if val is not None and not (isinstance(val, float) and math.isnan(val)):
                lines.append(f"  {lbl:<14}: {val:>14.4f}")

        # ── S/R Levels ─────────────────────────────────────────────────────
        lines += ["\n" + "-" * 72, "S/R PROJECTIONS", "-" * 72]
        for lvl in result.sr_levels:
            lines.append(
                f"  {lvl['label']:<12} ${lvl['price']:>12,.2f}  "
                f"src={lvl['source']:<10} strength={lvl['strength']:.2f}"
            )

        # ── Active Patterns ────────────────────────────────────────────────
        lines += ["\n" + "-" * 72, "ACTIVE PATTERNS", "-" * 72]
        if result.active_patterns:
            for pat in result.active_patterns:
                if "features" in pat:
                    lines.append(f"  extended_calculus: {list(pat['features'].keys())}")
                else:
                    lines.append(
                        f"  {pat['family']:<18} {pat['name']:<28}"
                        f" upper={pat['upper']:,.2f}  lower={pat['lower']:,.2f}"
                    )
        else:
            lines.append("  (none detected — insufficient data)")

        # ── Zone ──────────────────────────────────────────────────────────
        lines += ["\n" + "-" * 72, "ZONE CLASSIFICATION", "-" * 72]
        if result.zone:
            for k, v in result.zone.items():
                if v not in (None, False, float("nan")):
                    lines.append(f"  {k:<28}: {v}")
        else:
            lines.append("  (zone data unavailable)")

        # ── Stochastic Simulations ─────────────────────────────────────────
        lines += ["\n" + "-" * 72, "STOCHASTIC SIMULATION RESULTS", "-" * 72]
        lines.append(f"\n  GBM Monte Carlo:")
        lines.append(f"    Mean         : ${result.gbm['mean']:>12,.2f}")
        lines.append(f"    Std Dev      : ${result.gbm['std']:>12,.2f}")
        lines.append(f"    90% Range    : ${result.gbm['p5']:,.2f} – ${result.gbm['p95']:,.2f}")

        lines.append(f"\n  Antithetic Variates:")
        lines.append(f"    Mean         : ${result.antithetic['mean']:>12,.2f}")
        lines.append(f"    Var Reduction: {result.antithetic['variance_reduction']:>12.4f}×")

        lines.append(f"\n  Stratified Sampling:")
        lines.append(f"    Mean         : ${result.stratified['mean']:>12,.2f}")

        lines.append(f"\n  Analytical (Integration):")
        lines.append(f"    Expected     : ${result.integration['analytical_expected']:>12,.2f}")

        lines += ["\n" + sep, "COMBINED PREDICTION (Ensemble)", sep]
        lines.append(f"\n  1 PM Close   : ${result.combined_prediction['mean']:>12,.2f}")
        lines.append(f"  95% CI       : ${result.confidence_interval['ci_95_lower']:,.2f}"
                     f" – ${result.confidence_interval['ci_95_upper']:,.2f}")

        # ── Greeks ────────────────────────────────────────────────────────
        lines += ["\n" + "-" * 72, "BLACK-SCHOLES GREEKS (ATM)", "-" * 72]
        bs = result.black_scholes
        lines.append(f"  Delta        : {bs['delta']:>14.6f}")
        lines.append(f"  Gamma        : {bs['gamma']:>14.8f}")
        lines.append(f"  Theta        : {bs['theta']:>14.4f}")
        lines.append(f"  Vega         : {bs['vega']:>14.4f}")

        lines.append("\n" + sep)
        return "\n".join(lines)


# ============================================================================
# VISUALIZATION
# ============================================================================

def create_visualization(result: IXICPredictionResult, config: MarketConfig, output_path: str) -> None:
    """Multi-panel prediction dashboard for the IXIC 1 PM engine."""
    fig = plt.figure(figsize=(18, 11))
    fig.patch.set_facecolor('#0D1117')
    gs = GridSpec(3, 3, figure=fig, hspace=0.40, wspace=0.35)

    bg = '#0D1117'
    txt = '#C9D1D9'
    green = '#3FB950'
    blue = '#58A6FF'
    purple = '#BC8CFF'
    red = '#F85149'
    orange = '#E3B341'

    # ── Panel 1: Price Distribution (row 0, col 0-1) ─────────────────────
    ax1 = fig.add_subplot(gs[0, :2])
    ax1.set_facecolor(bg)
    np.random.seed(config.random_seed)
    sample_prices = np.random.normal(
        result.combined_prediction['mean'],
        result.gbm['std'],
        10000
    )
    ax1.hist(sample_prices, bins=80, color=purple, alpha=0.75, edgecolor='black')
    ax1.axvline(result.combined_prediction['mean'], color=green, lw=2, ls='--',
                label=f"Mean ${result.combined_prediction['mean']:,.0f}")
    ax1.axvline(result.confidence_interval['ci_95_lower'], color=blue, lw=1.5, ls=':',
                label=f"CI Lower ${result.confidence_interval['ci_95_lower']:,.0f}")
    ax1.axvline(result.confidence_interval['ci_95_upper'], color=red, lw=1.5, ls=':',
                label=f"CI Upper ${result.confidence_interval['ci_95_upper']:,.0f}")
    ax1.set_title("IXIC 1 PM – Price Distribution", color=txt, fontsize=13, fontweight='bold')
    ax1.set_xlabel("Price ($)", color=txt)
    ax1.set_ylabel("Frequency", color=txt)
    ax1.legend(facecolor=bg, labelcolor=txt)
    ax1.tick_params(colors=txt)
    ax1.grid(color='#21262D', alpha=0.6)

    # ── Panel 2: Greeks Radar (row 0, col 2) ─────────────────────────────
    ax2 = fig.add_subplot(gs[0, 2], projection='polar')
    ax2.set_facecolor(bg)
    greeks_lbl = ['Δ Delta', 'Γ×1k', '|Θ|', 'ν Vega']
    bs = result.black_scholes
    values = [bs['delta'], bs['gamma'] * 1000, abs(bs['theta']), bs['vega']]
    max_val = max(max(v for v in values if not math.isnan(v)), 1.0)
    values_norm = [v / max_val for v in values] + [values[0] / max_val]
    angles = np.linspace(0, 2 * np.pi, len(greeks_lbl), endpoint=False).tolist()
    angles.append(angles[0])
    ax2.fill(angles, values_norm, color=purple, alpha=0.25)
    ax2.plot(angles, values_norm, color=green, lw=2)
    ax2.set_xticks(angles[:-1])
    ax2.set_xticklabels(greeks_lbl, color=txt, fontsize=9)
    ax2.set_title("Black-Scholes Greeks", color=txt, fontsize=11, pad=18)

    # ── Panel 3: Method Comparison (row 1, col 0) ────────────────────────
    ax3 = fig.add_subplot(gs[1, 0])
    ax3.set_facecolor(bg)
    methods = ['GBM', 'Antithetic', 'Stratified', 'Analytical', 'Taylor']
    means = [
        result.gbm['mean'],
        result.antithetic['mean'],
        result.stratified['mean'],
        result.integration['analytical_expected'],
        result.taylor_expansion['price'],
    ]
    bar_colors = [green, blue, purple, red, orange]
    bars = ax3.bar(methods, means, color=bar_colors, alpha=0.85)
    ax3.axhline(result.combined_prediction['mean'], color=txt, ls='--', lw=1.5, label='Ensemble')
    ax3.set_title("Method Comparison", color=txt, fontsize=11, fontweight='bold')
    ax3.set_ylabel("Price ($)", color=txt)
    ax3.tick_params(colors=txt, labelrotation=30)
    ax3.grid(color='#21262D', alpha=0.5, axis='y')
    for bar, val in zip(bars, means):
        ax3.text(bar.get_x() + bar.get_width() / 2, bar.get_height() + config.current_price * 0.0002,
                 f'${val:,.0f}', ha='center', va='bottom', color=txt, fontsize=8)

    # ── Panel 4: S/R Levels bar (row 1, col 1) ───────────────────────────
    ax4 = fig.add_subplot(gs[1, 1])
    ax4.set_facecolor(bg)
    sr = result.sr_levels
    if sr:
        sr_prices = [s['price'] for s in sr]
        sr_labels = [s['label'] for s in sr]
        sr_strengths = [s['strength'] for s in sr]
        # Only show 12 levels for clarity
        mid = len(sr_prices) // 2
        idx_range = list(range(max(0, mid - 6), min(len(sr_prices), mid + 6)))
        sr_prices_ = [sr_prices[i] for i in idx_range]
        sr_labels_ = [sr_labels[i] for i in idx_range]
        sr_strengths_ = [sr_strengths[i] for i in idx_range]
        ax4.barh(sr_labels_, sr_prices_, color=[green if p >= config.current_price else red
                                                  for p in sr_prices_], alpha=0.75)
        ax4.axvline(config.current_price, color=orange, lw=1.5, ls='--', label='Current')
    ax4.set_title("S/R Projections", color=txt, fontsize=11, fontweight='bold')
    ax4.set_xlabel("Price ($)", color=txt)
    ax4.tick_params(colors=txt)
    ax4.grid(color='#21262D', alpha=0.4, axis='x')

    # ── Panel 5: Indicators heatmap (row 1, col 2) ───────────────────────
    ax5 = fig.add_subplot(gs[1, 2])
    ax5.set_facecolor(bg)
    ax5.axis('off')
    ind = result.indicators
    ind_lines = [
        f"RSI-14    : {ind.get('rsi_14', float('nan')):.1f}" if not math.isnan(ind.get('rsi_14', float('nan'))) else "RSI-14    : n/a",
        f"MACD      : {ind.get('macd_line', float('nan')):.2f}" if not math.isnan(ind.get('macd_line', float('nan'))) else "MACD      : n/a",
        f"BB %B     : {ind.get('bb_pct_b', float('nan')):.2f}" if not math.isnan(ind.get('bb_pct_b', float('nan'))) else "BB %B     : n/a",
        f"Stoch %K  : {ind.get('stoch_k', float('nan')):.1f}" if not math.isnan(ind.get('stoch_k', float('nan'))) else "Stoch %K  : n/a",
        f"ADX       : {ind.get('adx', float('nan')):.1f}" if not math.isnan(ind.get('adx', float('nan'))) else "ADX       : n/a",
        f"CCI-20    : {ind.get('cci_20', float('nan')):.1f}" if not math.isnan(ind.get('cci_20', float('nan'))) else "CCI-20    : n/a",
        f"ROC-14    : {ind.get('rate_of_change_14', float('nan')):.2f}%" if not math.isnan(ind.get('rate_of_change_14', float('nan'))) else "ROC-14    : n/a",
    ]
    ax5.text(0.05, 0.95, "\n".join(ind_lines), transform=ax5.transAxes, fontsize=10,
             verticalalignment='top', color=green, fontfamily='monospace')
    ax5.set_title("Indicators", color=txt, fontsize=11, fontweight='bold')

    # ── Panel 6: Active Patterns (row 2, col 0-1) ────────────────────────
    ax6 = fig.add_subplot(gs[2, :2])
    ax6.set_facecolor(bg)
    ax6.axis('off')
    pat_lines = []
    for pat in result.active_patterns[:8]:
        if "features" in pat:
            pat_lines.append(f"  extended_calculus  {list(pat['features'].keys())[:4]}")
        else:
            pat_lines.append(
                f"  {pat['family']:<18}  {pat['name']:<26}  "
                f"U={pat['upper']:,.2f}  L={pat['lower']:,.2f}"
            )
    if not pat_lines:
        pat_lines = ["  (no active patterns detected)"]
    ax6.text(0.02, 0.95, "ACTIVE PATTERNS\n" + "\n".join(pat_lines),
             transform=ax6.transAxes, fontsize=9, va='top', color=orange, fontfamily='monospace')

    # ── Panel 7: Statistics summary (row 2, col 2) ───────────────────────
    ax7 = fig.add_subplot(gs[2, 2])
    ax7.set_facecolor(bg)
    ax7.axis('off')
    stats_txt = (
        f"IXIC 1PM SUMMARY\n"
        f"{'─'*28}\n"
        f"Current: ${config.current_price:>11,.2f}\n"
        f"Predict: ${result.combined_prediction['mean']:>11,.2f}\n"
        f"Change : ${result.combined_prediction['mean'] - config.current_price:>+11,.2f}\n"
        f"{'─'*28}\n"
        f"95% CI Low: ${result.confidence_interval['ci_95_lower']:>9,.2f}\n"
        f"95% CI Hi : ${result.confidence_interval['ci_95_upper']:>9,.2f}\n"
        f"{'─'*28}\n"
        f"σ     : {config.volatility * 100:>10.2f}%\n"
        f"μ     : {config.drift * 100:>10.2f}%\n"
        f"N sims: {config.simulations:>11,}\n"
        f"Source: {result.data_source.upper():>10}\n"
    )
    ax7.text(0.05, 0.95, stats_txt, transform=ax7.transAxes, fontsize=9,
             va='top', color=green, fontfamily='monospace')

    fig.suptitle("IXIC 1 PM Close Prediction Dashboard", color=txt, fontsize=15,
                 fontweight='bold', y=0.99)
    plt.savefig(output_path, dpi=150, facecolor=bg, edgecolor='none', bbox_inches='tight')
    plt.close(fig)
    print(f"Visualization saved to: {output_path}")


# ============================================================================
# MAIN
# ============================================================================

def main():
    """Entry point – reads environment variables, runs prediction, saves output."""

    def _float(name: str, default: float, lo: float = None, hi: float = None) -> float:
        try:
            v = float(os.environ.get(name, default))
            if lo is not None and v < lo:
                v = lo
            if hi is not None and v > hi:
                v = hi
            return v
        except (ValueError, TypeError):
            return default

    def _int(name: str, default: int, lo: int = 1, hi: int = None) -> int:
        try:
            v = int(os.environ.get(name, default))
            if v < lo:
                v = lo
            if hi is not None and v > hi:
                v = hi
            return v
        except (ValueError, TypeError):
            return default

    config = MarketConfig(
        current_price=_float('IXIC_PRICE', 19000.00, lo=0.01),
        volatility=_float('VOLATILITY', 0.18, lo=0.001, hi=5.0),
        drift=_float('DRIFT', 0.06, lo=-1.0, hi=1.0),
        simulations=_int('SIMULATIONS', 10000, lo=100, hi=1_000_000),
        random_seed=_int('RANDOM_SEED', 42, lo=0),
        history_period=os.environ.get('HISTORY_PERIOD', '60d'),
    )

    predictor = IXIC1PMPredictor(config)

    print("Running IXIC 1 PM prediction (integrated: yfinance, zones, patterns, indicators)…")
    result = predictor.predict()

    # Console report
    report = predictor.generate_report(result)
    print(report)

    # Visualization
    out_dir = Path(__file__).resolve().parent
    png_path = str(out_dir / 'ixic_1pm_prediction.png')
    create_visualization(result, config, png_path)

    # JSON output
    json_path = str(out_dir / 'prediction_results.json')

    def _clean(obj):
        if isinstance(obj, np.ndarray):
            return obj.tolist()
        if isinstance(obj, (np.integer, np.floating)):
            return float(obj)
        if isinstance(obj, float) and math.isnan(obj):
            return None
        if isinstance(obj, dict):
            return {k: _clean(v) for k, v in obj.items()}
        if isinstance(obj, list):
            return [_clean(v) for v in obj]
        return obj

    with open(json_path, 'w') as fh:
        json.dump(_clean(result.to_dict()), fh, indent=2, default=str)
    print(f"Results saved to: {json_path}")

    return result


if __name__ == "__main__":
    main()
